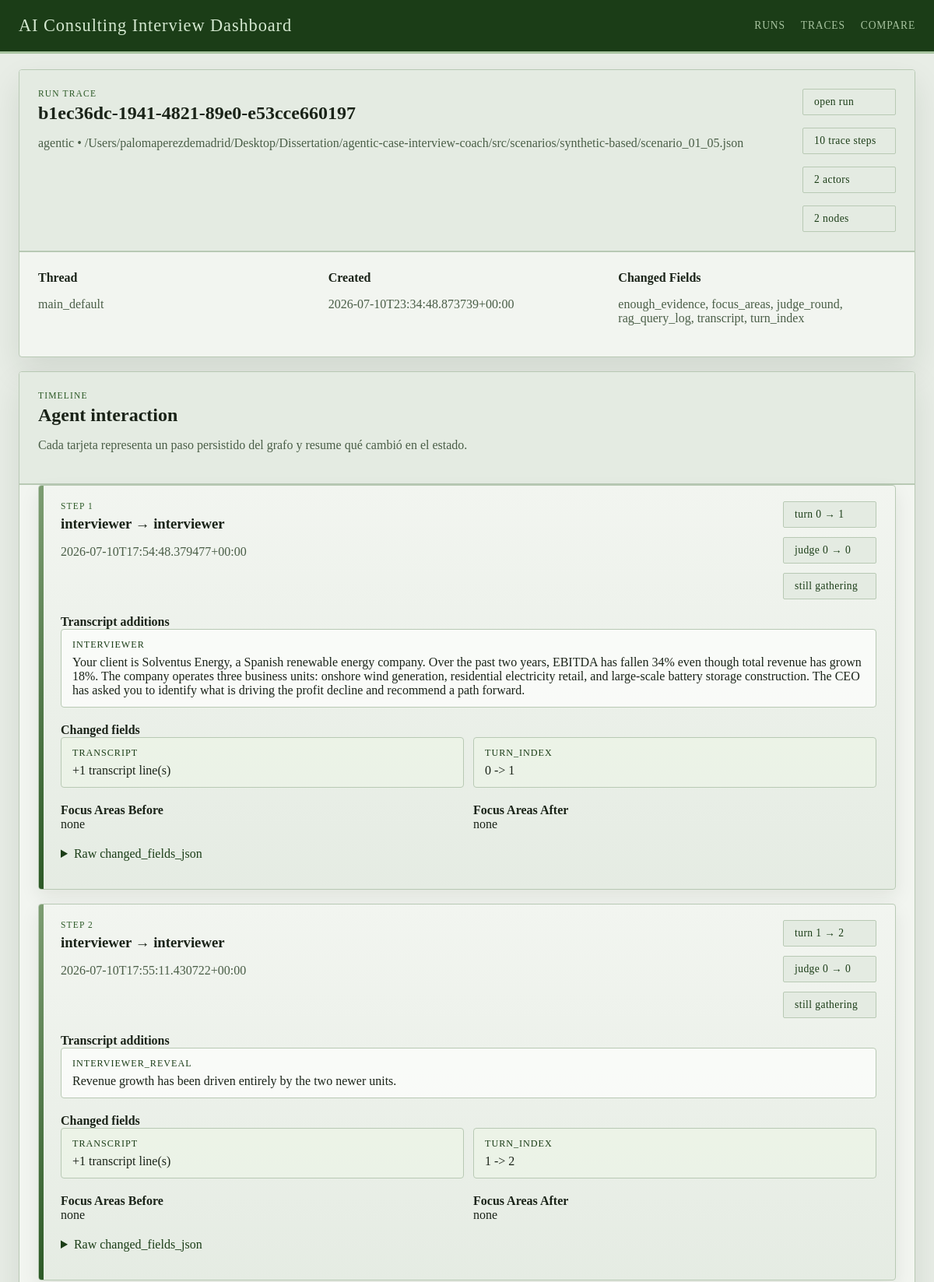
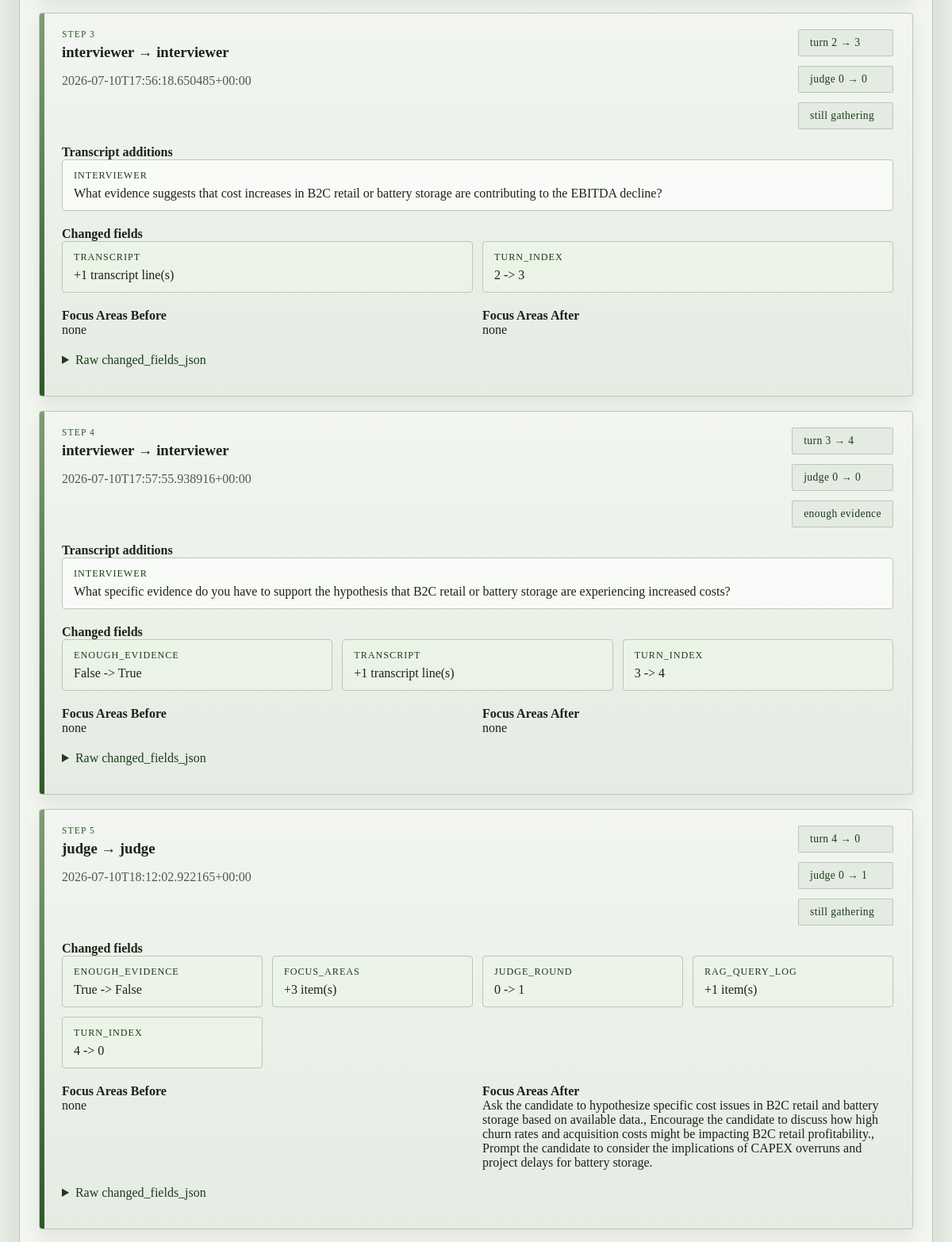
Screenshot of /runs/b1ec36dc-1941-4821-89e0-e53cce660197/trace (upper part) with the database file from the repository (2 pictures, top to bottom).
### tables this page shows
CREATE TABLE runs (
                run_id TEXT PRIMARY KEY,
                graph_name TEXT NOT NULL,
                thread_id TEXT NOT NULL,
                scenario_ref TEXT,
                case_prompt TEXT,
                turn_index INTEGER,
                judge_round INTEGER,
                enough_evidence INTEGER NOT NULL,
                focus_areas_json TEXT NOT NULL,
                transcript_json TEXT NOT NULL,
                case_performance_json TEXT NOT NULL,
                quality_dialog_json TEXT NOT NULL,
                final_feedback TEXT,
                state_json TEXT NOT NULL,
                created_at TEXT NOT NULL
            );

CREATE TABLE agent_state_traces (
                trace_id TEXT PRIMARY KEY,
                run_id TEXT NOT NULL,
                graph_name TEXT NOT NULL,
                thread_id TEXT NOT NULL,
                step_index INTEGER NOT NULL,
                node_name TEXT NOT NULL,
                actor TEXT NOT NULL,
                scenario_ref TEXT,
                turn_index_before INTEGER,
                turn_index_after INTEGER,
                judge_round_before INTEGER,
                judge_round_after INTEGER,
                enough_evidence_before INTEGER,
                enough_evidence_after INTEGER,
                focus_areas_before_json TEXT NOT NULL,
                focus_areas_after_json TEXT NOT NULL,
                changed_fields_json TEXT NOT NULL,
                created_at TEXT NOT NULL
            );

### web/app.py (the view)
@app.get("/runs/<run_id>/trace")
def get_run_trace(run_id: str):
    try:
        trace_payload = load_run_traces(run_id)
    except FileNotFoundError as exc:
        abort(404, str(exc))
    if _wants_json():
        return jsonify(trace_payload)
    return render_template("run_trace.html", trace=trace_payload)

### web/app.py (called while the page is built)
def _wants_json() -> bool:
    if request.args.get("format") == "json":
        return True
    return request.accept_mimetypes.best == "application/json"

### web/dashboard_store.py (called while the page is built)
def _json_loads(value: str | None, fallback: Any) -> Any:
    if not value:
        return fallback
    try:
        return json.loads(value)
    except json.JSONDecodeError:
        return fallback

def get_db_connection() -> sqlite3.Connection:
    connection = sqlite3.connect(RUNS_DB_PATH, timeout=30)
    connection.row_factory = sqlite3.Row
    return connection

def _table_exists(connection: sqlite3.Connection, table_name: str) -> bool:
    row = connection.execute(
        """
        SELECT name
        FROM sqlite_master
        WHERE type = 'table' AND name = ?
        """,
        (table_name,),
    ).fetchone()
    return row is not None

def _normalize_dimension_entry(raw_entry: Any) -> dict[str, Any]:
    if isinstance(raw_entry, dict):
        score = raw_entry.get("score", "")
        rationale = raw_entry.get("rationale", "")
        evidence = raw_entry.get("evidence", "")
    else:
        score = raw_entry
        rationale = ""
        evidence = ""
    return {
        "score": score if score not in {None, ""} else "",
        "rationale": str(rationale or "").strip(),
        "evidence": str(evidence or "").strip(),
    }

def _extract_expected_scores(state: dict[str, Any]) -> dict[str, dict[str, Any]]:
    candidate_profile = state.get("candidate_profile", {})
    expected_scores = candidate_profile.get("expected_scores", {})
    sections: dict[str, dict[str, Any]] = {
        CASE_PERFORMANCE_SECTION: {},
        DIALOG_QUALITY_SECTION: {},
    }
    for section_name in sections:
        raw_section = expected_scores.get(section_name, {})
        if not isinstance(raw_section, dict):
            continue
        for dimension, details in raw_section.items():
            if not isinstance(details, dict):
                continue
            sections[section_name][dimension] = {
                "score": details.get("expected", ""),
                "rationale": str(details.get("rationale", "")).strip(),
            }
    return sections

def _extract_model_scores(run_row: sqlite3.Row) -> dict[str, dict[str, Any]]:
    return {
        CASE_PERFORMANCE_SECTION: _json_loads(run_row["case_performance_json"], {}),
        DIALOG_QUALITY_SECTION: _json_loads(run_row["quality_dialog_json"], {}),
    }

def _score_sort_key(value: Any) -> tuple[int, str]:
    return (0, str(value))

### web/templates/run_trace.html (shortened to what this page needs)
{% extends "base.html" %}
{% block content %}
<section class="panel">
  <div class="panel-heading">
    <div>
      <p class="eyebrow">Run Trace</p>
      <h1>{{ trace.run.run_id }}</h1>
      <p class="lede">{{ trace.run.graph_name }} • {{ trace.run.scenario_ref or 'no scenario ref' }}</p>
    </div>
    <div class="chip-row">
      <a class="chip chip-link" href="{{ url_for('get_run', run_id=trace.run.run_id) }}">open run</a>
      <span class="chip">{{ trace.summary.trace_count }} trace steps</span>
      <span class="chip">{{ trace.summary.actor_count }} actors</span>
      <span class="chip">{{ trace.summary.node_count }} nodes</span>
    </div>
  </div>
  <div class="meta-grid">
    <div>
      <strong>Thread</strong>
      <p>{{ trace.run.thread_id }}</p>
    </div>
    <div>
      <strong>Created</strong>
      <p>{{ trace.run.created_at }}</p>
    </div>
    <div>
      <strong>Changed Fields</strong>
      <p>{{ trace.summary.changed_field_names|join(', ') if trace.summary.changed_field_names else 'none' }}</p>
    </div>
  </div>
</section>
<section class="panel">
  <div class="panel-heading">
    <div>
      <p class="eyebrow">Timeline</p>
      <h2>Agent interaction</h2>
      {% if not trace.summary.has_trace_table %}
      <p class="lede">The database does not have an <code>agent_state_traces</code> table yet.</p>
      {% elif not trace.traces %}
      <p class="lede">This run exists, but no trace rows were recorded for it.</p>
      {% else %}
      <p class="lede">Cada tarjeta representa un paso persistido del grafo y resume qué cambió en el estado.</p>
      {% endif %}
    </div>
  </div>
  {% if trace.traces %}
  <div class="trace-timeline">
    {% for item in trace.traces %}
    <article class="trace-card">
      <div class="trace-card__header">
        <div>
          <p class="eyebrow">Step {{ item.step_index }}</p>
          <h3>{{ item.actor }} → {{ item.node_name }}</h3>
          <p class="lede">{{ item.created_at }}</p>
        </div>
        <div class="trace-badges">
          <span class="chip">turn {{ item.turn_index_before }} → {{ item.turn_index_after }}</span>
          <span class="chip">judge {{ item.judge_round_before }} → {{ item.judge_round_after }}</span>
          <span class="chip">{{ 'enough evidence' if item.enough_evidence_after else 'still gathering' }}</span>
        </div>
      </div>
      {% if item.transcript_updates %}
      <div class="trace-section">
        <strong>Transcript additions</strong>
        <div class="trace-message-list">
          {% for message in item.transcript_updates %}
          <div class="trace-message">
            <span class="trace-message__role">{{ message.role }}</span>
            <p>{{ message.content }}</p>
          </div>
          {% endfor %}
        </div>
      </div>
      {% endif %}
      <div class="trace-section">
        <strong>Changed fields</strong>
        {% if item.field_changes %}
        <div class="trace-field-grid">
          {% for field in item.field_changes %}
          <div class="trace-field-card">
            <span class="trace-field-card__name">{{ field.field }}</span>
            <p>{{ field.summary }}</p>
          </div>
          {% endfor %}
        </div>
        {% else %}
        <p class="helper">No relevant state diff persisted for this step.</p>
        {% endif %}
      </div>
      <div class="trace-section trace-section-split">
        <div>
          <strong>Focus Areas Before</strong>
          <p>{{ item.focus_areas_before|join(', ') if item.focus_areas_before else 'none' }}</p>
        </div>
        <div>
          <strong>Focus Areas After</strong>
          <p>{{ item.focus_areas_after|join(', ') if item.focus_areas_after else 'none' }}</p>
        </div>
      </div>
      <details class="trace-json">
        <summary>Raw changed_fields_json</summary>
      </details>
    </article>
    {% endfor %}
  </div>
  {% endif %}
</section>
{% endblock %}

### web/static/styles.css (style rules this page uses)
:root { --bg: #e8ede6; --panel: #f2f5f0; --panel-alt: #e4ebe2; --line: #b8c9b4; --ink: #1a2318; --muted: #4a5e47; --accent: #2d5a27; --accent-strong: #1b3d17; --success: #2d5a27; --warning: #7a6520; --danger: #7a2020; --shadow: 0 18px 40px rgba(20, 40, 18, 0.10); --radius: 4px; --font-ui: "Georgia", "Times New Roman", serif; --font-display: "Georgia", "Palatino Linotype", serif; }
* { box-sizing: border-box; }
body { margin: 0; font-family: var(--font-ui); color: var(--ink); background: var(--bg); }
a { color: var(--accent-strong); }
.panel { background: var(--panel); border: 1px solid var(--line); border-radius: var(--radius); box-shadow: var(--shadow); overflow: hidden; }
.panel-heading { display: flex; justify-content: space-between; align-items: start; gap: 16px; padding: 24px; background: var(--panel-alt); border-bottom: 2px solid var(--line); }
.panel-heading h1, .panel-heading h2, .panel-heading h3, .subsection h3 { margin: 0; font-family: var(--font-display); font-weight: bold; }
.eyebrow { margin: 0 0 6px; color: var(--accent); text-transform: uppercase; letter-spacing: 0.10em; font-size: 0.72rem; font-family: var(--font-display); }
.lede, .meta-grid p, .prompt-box p, .helper { color: var(--muted); }
.chip-row, .metric-grid, .meta-grid, .form-grid, .compare-form, .flash-stack, .two-col { display: grid; gap: 16px; }
.chip-row { grid-template-columns: repeat(auto-fit, minmax(120px, max-content)); }
.chip { display: inline-flex; padding: 8px 14px; border-radius: 2px; background: var(--panel-alt); border: 1px solid var(--line); color: var(--accent-strong); font-size: 0.85rem; letter-spacing: 0.03em; }
.chip-link { text-decoration: none; }
.meta-grid, .form-grid, .compare-form, .two-col { grid-template-columns: repeat(auto-fit, minmax(220px, 1fr)); padding: 24px; }
.prompt-box, .human-form, .markdown-block, .subsection, .notes-field, .trace-timeline { padding: 0 24px 24px; }
.trace-timeline { display: grid; gap: 18px; }
.trace-card { position: relative; border: 1px solid var(--line); background: linear-gradient(180deg, rgba(242, 245, 240, 0.95), rgba(228, 235, 226, 0.92)); border-radius: var(--radius); box-shadow: 0 10px 24px rgba(20, 40, 18, 0.08); overflow: hidden; }
.trace-card::before { content: ""; position: absolute; inset: 0 auto 0 0; width: 6px; background: linear-gradient(180deg, #7d9d72, #2d5a27); }
.trace-card__header, .trace-section, .trace-json { padding: 20px 24px 0 28px; }
.trace-card__header { display: flex; justify-content: space-between; align-items: start; gap: 16px; }
.trace-card h3 { margin: 0; font-family: var(--font-display); }
.trace-badges, .trace-field-grid, .trace-message-list, .trace-section-split { display: grid; gap: 12px; }
.trace-badges { grid-template-columns: repeat(auto-fit, minmax(120px, max-content)); }
.trace-message { border: 1px solid var(--line); background: rgba(251, 252, 250, 0.9); padding: 12px 14px; border-radius: var(--radius); }
.trace-message__role, .trace-field-card__name { display: block; margin-bottom: 6px; color: var(--accent-strong); font-size: 0.76rem; text-transform: uppercase; letter-spacing: 0.08em; }
.trace-message p, .trace-field-card p, .trace-section p { margin: 0; white-space: pre-wrap; word-break: break-word; }
.trace-field-grid, .trace-section-split { grid-template-columns: repeat(auto-fit, minmax(220px, 1fr)); }
.trace-field-card { border: 1px solid var(--line); background: rgba(237, 244, 232, 0.8); padding: 12px 14px; border-radius: var(--radius); }
.trace-json { padding-bottom: 24px; }
.trace-json summary { cursor: pointer; color: var(--accent-strong); margin-bottom: 12px; }

### rows the page displays
runs: run.run_id "b1ec36dc-1941-4821-89e0-e53cce660197", run.graph_name "agentic", run "/Users/palomaperezdemadrid/Desktop/Dissertation/agentic-case-interview-coach/src/scenarios/synthetic-based/scenario_01_05.json", run.thread_id "main_default", run.created_at "2026-07-10T23:34:48.873739+00:00"
agent_state_traces: step_index "1", actor "interviewer", node_name "interviewer", created_at "2026-07-10T17:54:48.379477+00:00", turn_index_before "0", turn_index_after "1", judge_round_before "0", judge_round_after "0", enough_evidence_after "still gathering", role "INTERVIEWER", content "Your client is Solventus Energy, a Spanish renewable energy company. Over the past two years, EBITDA has fallen 34% even though total revenue has grown 18%. The company operates three business units: onshore wind generation, residential electricity retail, and large-scale battery storage construction. The CEO has asked you to identify what is driving the profit decline and recommend a path forward.", field "TRANSCRIPT" "TURN_INDEX", summary "+1 transcript line(s)" "0 -> 1", focus_areas_before "none", focus_areas_after "none"
agent_state_traces: step_index "2", actor "interviewer", node_name "interviewer", created_at "2026-07-10T17:55:11.430722+00:00", turn_index_before "1", turn_index_after "2", judge_round_before "0", judge_round_after "0", enough_evidence_after "still gathering", role "INTERVIEWER_REVEAL", content "Revenue growth has been driven entirely by the two newer units.", field "TRANSCRIPT" "TURN_INDEX", summary "+1 transcript line(s)" "1 -> 2", focus_areas_before "none", focus_areas_after "none"
agent_state_traces: step_index "3", actor "interviewer", node_name "interviewer", created_at "2026-07-10T17:56:18.650485+00:00", turn_index_before "2", turn_index_after "3", judge_round_before "0", judge_round_after "0", enough_evidence_after "still gathering", role "INTERVIEWER", content "What evidence suggests that cost increases in B2C retail or battery storage are contributing to the EBITDA decline?", field "TRANSCRIPT" "TURN_INDEX", summary "+1 transcript line(s)" "2 -> 3", focus_areas_before "none", focus_areas_after "none"
agent_state_traces: step_index "4", actor "interviewer", node_name "interviewer", created_at "2026-07-10T17:57:55.938916+00:00", turn_index_before "3", turn_index_after "4", judge_round_before "0", judge_round_after "0", enough_evidence_after "enough evidence", role "INTERVIEWER", content "What specific evidence do you have to support the hypothesis that B2C retail or battery storage are experiencing increased costs?", field "ENOUGH_EVIDENCE" "TRANSCRIPT" "TURN_INDEX", summary "False -> True" "+1 transcript line(s)" "3 -> 4", focus_areas_before "none", focus_areas_after "none"
agent_state_traces: step_index "5", actor "judge", node_name "judge", created_at "2026-07-10T18:12:02.922165+00:00", turn_index_before "4", turn_index_after "0", judge_round_before "0", judge_round_after "1", enough_evidence_after "still gathering", field "ENOUGH_EVIDENCE" "FOCUS_AREAS" "JUDGE_ROUND" "RAG_QUERY_LOG" "TURN_INDEX", summary "True -> False" "+3 item(s)" "0 -> 1" "+1 item(s)" "4 -> 0", focus_areas_before "none", focus_areas_after "Ask the candidate to hypothesize specific cost issues in B2C retail and battery storage based on available data., Encourage the candidate to discuss how high churn rates and acquisition costs might be impacting B2C retail profitability., Prompt the candidate to consider the implications of CAPEX overruns and project delays for battery storage."

### other values shown
{{ trace.summary.trace_count }} "10"
{{ trace.summary.actor_count }} "2"
{{ trace.summary.node_count }} "2"
